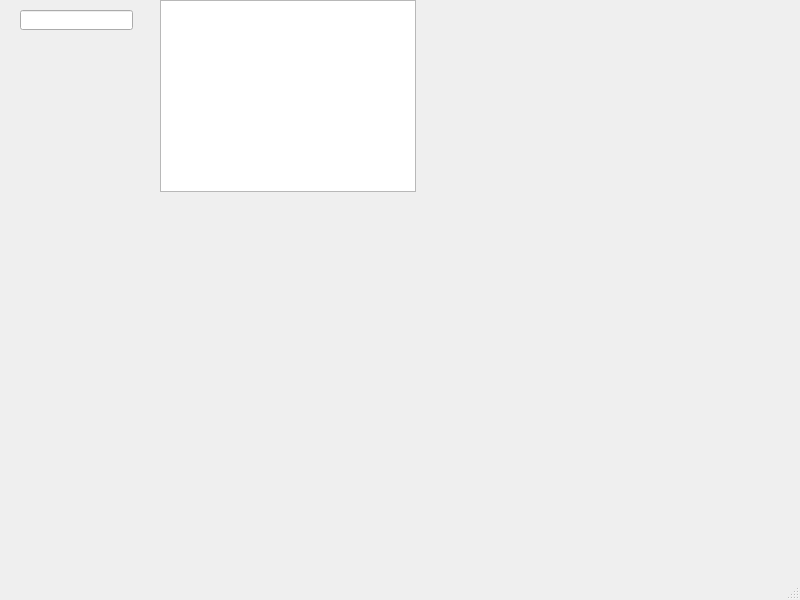
<?xml version="1.0" encoding="UTF-8"?>
<ui version="4.0">
 <class>MainWindow</class>
 <widget class="QMainWindow" name="MainWindow">
  <property name="geometry">
   <rect>
    <x>0</x>
    <y>0</y>
    <width>800</width>
    <height>600</height>
   </rect>
  </property>
  <property name="windowTitle">
   <string>MainWindow</string>
  </property>
  <widget class="QWidget" name="centralwidget">
   <widget class="QLineEdit" name="searchBar">
    <property name="geometry">
     <rect>
      <x>20</x>
      <y>10</y>
      <width>113</width>
      <height>20</height>
     </rect>
    </property>
   </widget>
   <widget class="QListWidget" name="listWidget">
    <property name="geometry">
     <rect>
      <x>160</x>
      <y>0</y>
      <width>256</width>
      <height>192</height>
     </rect>
    </property>
   </widget>
  </widget>
  <widget class="QMenuBar" name="menubar">
   <property name="geometry">
    <rect>
     <x>0</x>
     <y>0</y>
     <width>800</width>
     <height>17</height>
    </rect>
   </property>
  </widget>
  <widget class="QStatusBar" name="statusbar"/>
 </widget>
 <resources/>
 <connections/>
</ui>
